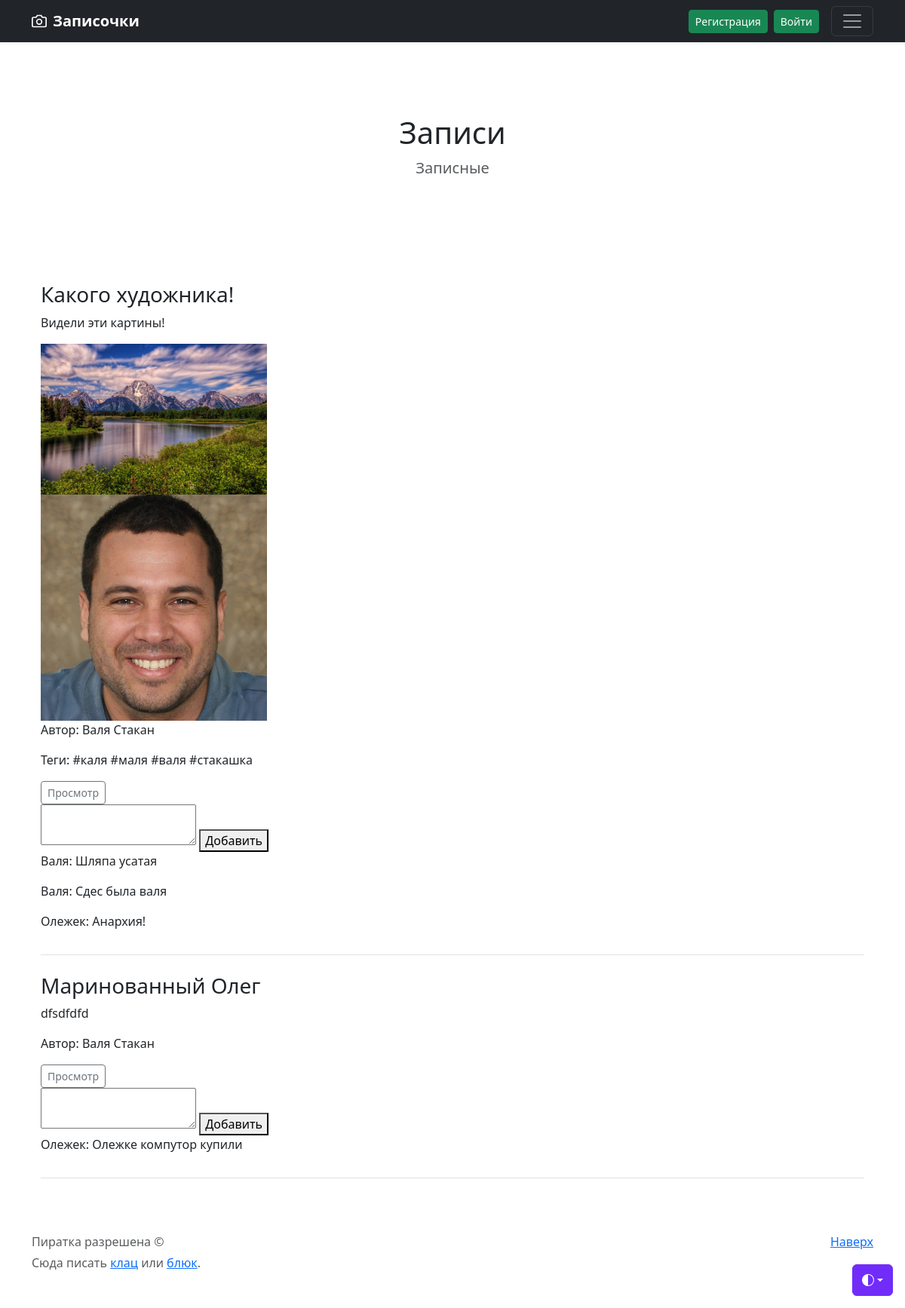
The page / on the database its author committed.
### models.py (models this page shows)
class Base(Model):
    class Meta:
        database = db

class Blog(Base):
    name = CharField()
    text = CharField()
    author = ForeignKeyField(User)
    created_on = DateTimeField(default=datetime.now())
    @property
    def images(self):
        images = BlogImage.select().where(BlogImage.blog == self)
        return images
    @property
    def tags(self):
        tags = BlogTags.select().where(BlogTags.blog == self)
        return tags
    @property
    def comments(self):
        comments = Comment.select().where(Comment.blog == self)
        return comments

class BlogImage(Base):
    blog = ForeignKeyField(Blog)
    image_path = CharField(null=True)

class User(Base):
    first_name = CharField()
    last_name = CharField()
    email = CharField(unique=True)
    password_hash = CharField()
    image_path = CharField(null=True)

class BlogTags(Base):
    blog = ForeignKeyField(Blog)
    text = CharField(null=True)

class Comment(Base):
    blog = ForeignKeyField(Blog)
    author = ForeignKeyField(User)
    text = CharField(null=True)
    created_on = DateTimeField(default=datetime.now())

### app.py (the view)
@app.route('/')
def index():
    posts = Blog.select().join(User).order_by(Blog.id.desc())
    return render('blog.html', posts=posts)

### app.py (called while the page is built)
@app.before_request
def get_user():
    user_id = session.get('user_id')
    if user_id:
        user = User.get_or_none(User.id == user_id)
    else:
        user = None
    request.user = user

def render(template, **kwargs):
    return render_template(template, **kwargs, user=request.user)

### templates/blog.html (shortened to what this page needs)
{% extends "base.html" %}
{% block content %}
<div class="container">
    {% for post in posts %}
    <div class="post mb-4 pb-3 border-bottom">
        <h3>{{ post.name }}</h3>
        <p>{{ post.text }}</p>
        <div class="image-container" style="max-width:300px;">
            {% for image in post.images %}
            <img src="{{ image.image_path }}" alt="Image" class="img-fluid" style="max-width:300px;"
                 onerror="this.style.display='none'; this.nextElementSibling.style.display='block';">
            {% endfor %}
        </div>
        <p>Автор: {{ post.author.first_name }} {{ post.author.last_name }}</p>
        {% if post.tags %}
        <p>Теги: {% for tag in post.tags %}
            #{{ tag.text }}
            {% endfor %}
        </p>
        {% endif %}
        <div class="d-flex justify-content-between align-items-center">
            <div class="btn-group">
                <a href="{{ url_for('post_detail', post_id=post.id) }}"
                   class="btn btn-sm btn-outline-secondary">Просмотр</a>
            </div>
        </div>
        <div>
            <form method="post" action="{{ url_for('add_comment', post_id=post.id) }}">
                <textarea name="text" id="text"></textarea>
                <button type="submit">Добавить</button>
            </form>
            {% for comment in post.comments %}
            <p>{{ comment.author.first_name}}: {{ comment.text }}</p>
            {% endfor %}
        </div>
    </div>
    {% else %}
    <p>Постов пока нет.</p>
    {% endfor %}
</div>
{% endblock %}

### rows shown on the page
Blog: name "Какого художника!", text "Видели эти картины!", author.first_name "Валя", author.last_name "Стакан"
BlogImage: image_path (picture)
BlogImage: image_path (picture)
BlogTags: text "каля"
BlogTags: text "маля"
BlogTags: text "валя"
BlogTags: text "стакашка"
Comment: author.first_name "Валя", text "Шляпа усатая"
Comment: author.first_name "Валя", text "Сдес была валя"
Comment: author.first_name "Олежек", text "Анархия!"
Blog: name "Маринованный Олег", text "dfsdfdfd", author.first_name "Валя", author.last_name "Стакан"
Comment: author.first_name "Олежек", text "Олежке компутор купили"
